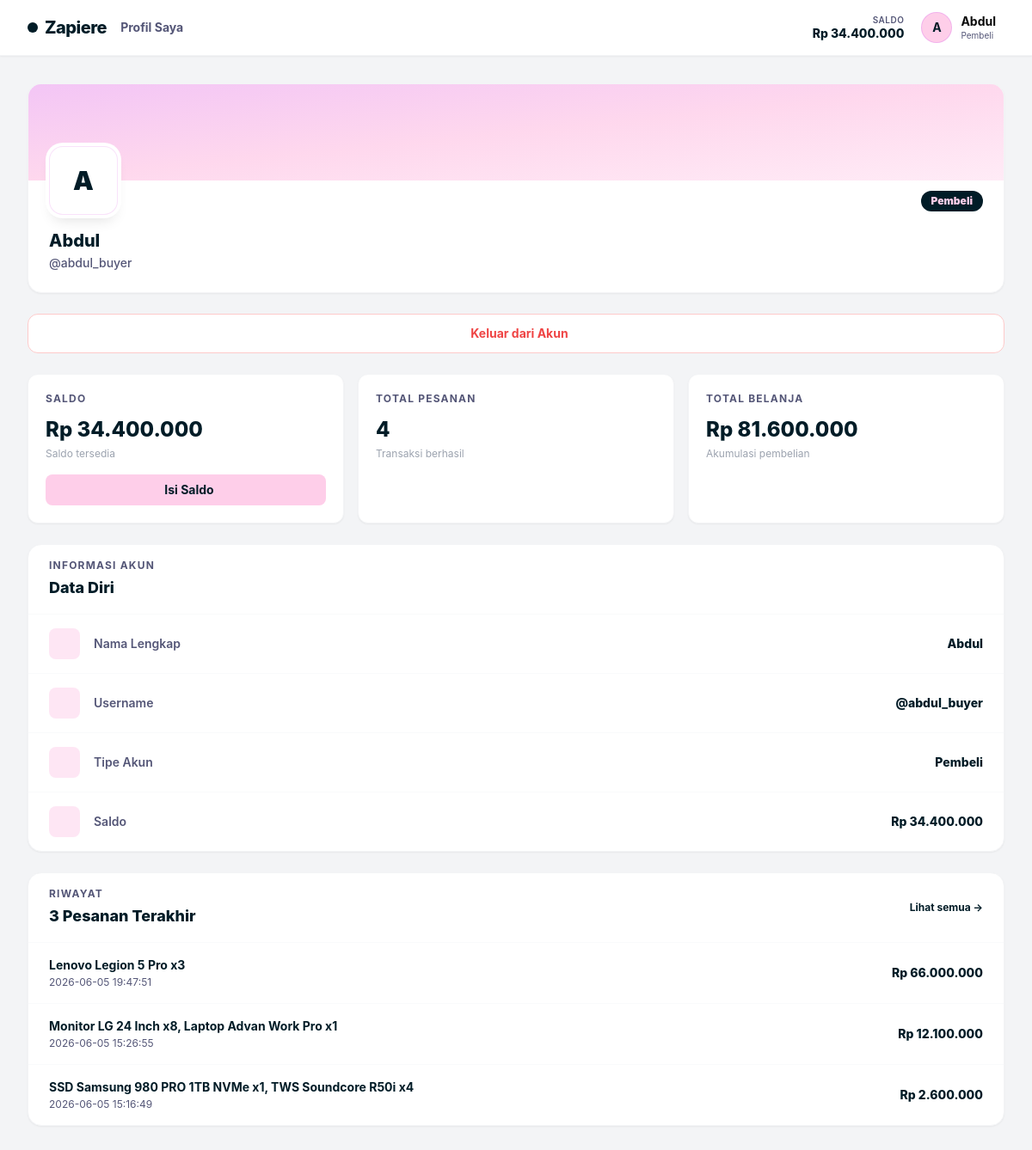
/views/pembeli/profil.php (signed in), run on an earlier commit of the app's database.
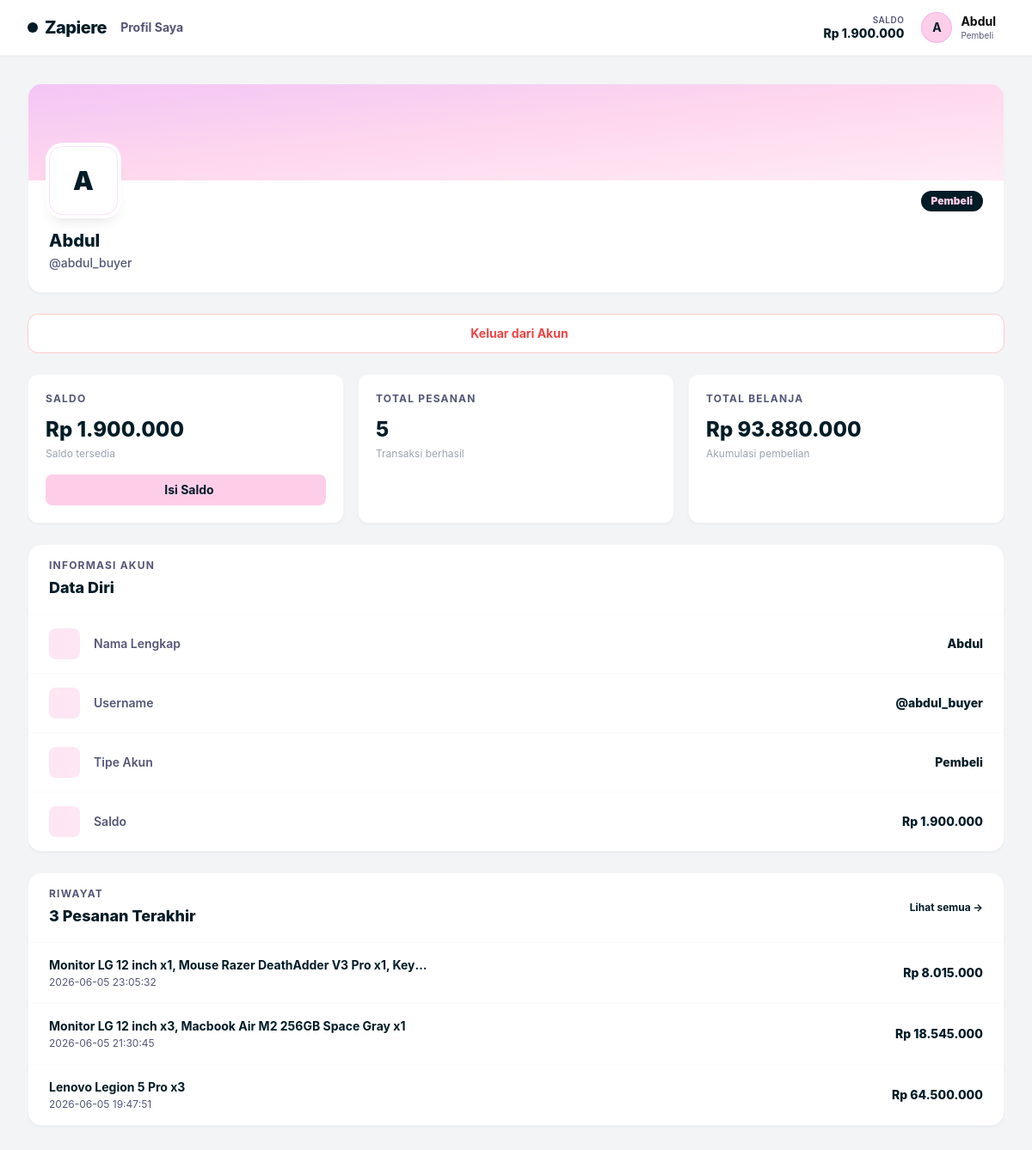
And on a later commit of the database.
### tables this page shows
CREATE TABLE `users` (
  `id_user` int NOT NULL,
  `username` varchar(100) NOT NULL,
  `nama` varchar(100) NOT NULL,
  `password` varchar(100) NOT NULL,
  `role` enum('penjual','pembeli','admin') NOT NULL,
  `saldo` int DEFAULT '0',
  `nama_toko` varchar(100) NOT NULL
);

### views/components/session_guard.php (called while the page is built, shortened)
<?php
require_once __DIR__ . '/../../config/config.php';
require_once __DIR__ . '/../../models/UserModel.php';
function require_role(string $role): array
{
    $user = $_SESSION['zapiere_user'];
    return $user;
}

### config/config.php (called while the page is built, shortened)
<?php
$host = "localhost";
$username = "root";
$password = "";
$database = "zapiere";
$conn = null;
if (function_exists('mysqli_connect')) {
    $conn = @mysqli_connect($host, $username, $password, $database);
    if ($conn) {
        mysqli_set_charset($conn, "utf8mb4");
    }
}
function e($value)
{
    return htmlspecialchars((string) $value, ENT_QUOTES, 'UTF-8');
}
function db_available()
{
    global $conn;
    return $conn instanceof mysqli;
}
function db_all($sql)
{
    global $conn;
    $result = mysqli_query($conn, $sql);
    $data = mysqli_fetch_all($result, MYSQLI_ASSOC);
    return $data;
}
function db_one($sql)
{
    $rows = db_all($sql);
    return $rows ? $rows[0] : null;
}
function db_value($sql, $default = 0)
{
    $row = db_one($sql);
    $values = array_values($row);
    return $values[0] ?? $default;
}

### models/OrderModel.php (called while the page is built, shortened)
<?php
require_once __DIR__ . '/../config/config.php';
function orders_with_total(?int $buyerId = null): array
{
    $where = $buyerId !== null ? "WHERE id_user = {$buyerId}" : '';
    return db_all("
        SELECT *
        FROM v_pesanan_lengkap
        {$where}
        ORDER BY tanggal DESC
    ");
}

### models/UserModel.php (called while the page is built, shortened)
<?php
require_once __DIR__ . '/../config/config.php';
function get_buyer_total_spent(int $buyerId): int
{
    return (int) db_value("SELECT f_total_belanja({$buyerId})");
}

### views/pembeli/profil.php (the view, shortened to what the changed rows need)
<?php
require_once __DIR__ . '/../../config/config.php';
require_once __DIR__ . '/../components/layout_pembeli.php';
require_once __DIR__ . '/../../models/UserModel.php';
require_once __DIR__ . '/../../models/OrderModel.php';
$user = require_role('pembeli');
$userId = (int) $user['id_user'];
$fullUser = db_one("SELECT * FROM users WHERE id_user = {$userId}");
$user = $fullUser ?: $user;
$totalBelanja = get_buyer_total_spent($userId);
$orders       = orders_with_total($userId);
$totalPesanan = count($orders);
zapiere_pembeli_page_start('Profil Saya', 'profil');
?>
<div class="grid gap-6 xl:grid-cols-[320px_1fr]">
    <div class="flex flex-col gap-6">
        <div class="relative overflow-hidden rounded-2xl border border-gray-100 bg-white shadow-sm">
            <div class="px-6 pb-6">
                <div class="-mt-10 mb-4 flex items-end justify-between">
                    <div class="flex h-20 w-20 items-center justify-center rounded-2xl bg-white text-3xl font-black text-[#011C27] ring-4 ring-white shadow-lg border border-[#EB9FEF]/30">
                        <?= e(strtoupper(substr($user['nama'] ?? 'Z', 0, 1))) ?>
                    </div>
                    <span class="mb-1 rounded-full bg-[#011C27] px-3 py-1 text-xs font-black text-[#FECEE9] capitalize">
                        <?= e($user['role'] ?? 'pembeli') ?>
                    </span>
                </div>
                <h2 class="text-xl font-extrabold text-[#011C27]"><?= e($user['nama'] ?? '-') ?></h2>
                <p class="mt-0.5 text-sm text-[#545677] font-medium">@<?= e($user['username'] ?? '-') ?></p>
            </div>
        </div>
    </div>
    <div class="flex flex-col gap-6 min-w-0">
        <div class="grid gap-4 sm:grid-cols-3">
            <div class="rounded-xl border border-gray-100 bg-white p-5 shadow-sm flex flex-col justify-between">
                <div>
                    <p class="text-xs font-bold uppercase tracking-widest text-[#545677]">Saldo</p>
                    <p class="mt-3 text-2xl font-extrabold text-[#011C27]">Rp <?= number_format((int)($user['saldo'] ?? 0), 0, ',', '.') ?></p>
                    <p class="mt-1 text-xs text-gray-400">Saldo tersedia</p>
                </div>
            </div>
            <div class="rounded-xl border border-gray-100 bg-white p-5 shadow-sm">
                <p class="text-xs font-bold uppercase tracking-widest text-[#545677]">Total Pesanan</p>
                <p class="mt-3 text-2xl font-extrabold text-[#011C27]"><?= $totalPesanan ?></p>
                <p class="mt-1 text-xs text-gray-400">Transaksi berhasil</p>
            </div>
            <div class="rounded-xl border border-gray-100 bg-white p-5 shadow-sm">
                <p class="text-xs font-bold uppercase tracking-widest text-[#545677]">Total Belanja</p>
                <p class="mt-3 text-2xl font-extrabold text-[#011C27]">Rp <?= number_format($totalBelanja, 0, ',', '.') ?></p>
                <p class="mt-1 text-xs text-gray-400">Akumulasi pembelian</p>
            </div>
        </div>
        <div class="rounded-2xl border border-gray-100 bg-white shadow-sm overflow-hidden">
            <div class="divide-y divide-gray-50">
                <?php
                $rows = [
                    ['ph ph-pencil-line',         'Nama Lengkap', $user['nama'] ?? '-'],
                    ['ph ph-at',                  'Username',     '@' . ($user['username'] ?? '-')],
                    ['ph ph-shield-check',         'Tipe Akun',    ucfirst($user['role'] ?? '-')],
                    ['ph-fill ph-wallet',          'Saldo',        'Rp ' . number_format((int)($user['saldo'] ?? 0), 0, ',', '.')],
                ];
                foreach ($rows as [$icon, $label, $value]):
                ?>
                <div class="flex items-center gap-4 px-6 py-4">
                    <div class="flex h-9 w-9 flex-shrink-0 items-center justify-center rounded-lg bg-[#FECEE9]/50 text-[#011C27]">
                    </div>
                    <div class="flex flex-1 items-center justify-between gap-4 min-w-0">
                        <span class="text-sm font-semibold text-[#545677] flex-shrink-0"><?= e($label) ?></span>
                        <span class="text-sm font-extrabold text-[#011C27] text-right truncate"><?= e($value) ?></span>
                    </div>
                </div>
                <?php endforeach; ?>
            </div>
        </div>
        <?php if (!empty($orders)): ?>
        <div class="rounded-2xl border border-gray-100 bg-white shadow-sm overflow-hidden">
            <div class="divide-y divide-gray-50">
                <?php foreach (array_slice($orders, 0, 3) as $order): ?>
                <div class="flex items-center justify-between gap-4 px-6 py-4">
                    <div class="flex-1 min-w-0">
                        <p class="truncate text-sm font-bold text-[#011C27] max-w-[200px] sm:max-w-xs md:max-w-sm lg:max-w-md xl:max-w-lg" title="<?= e($order['produk'] ?? 'Pesanan #' . $order['id_pesanan']) ?>"><?= e($order['produk'] ?? 'Pesanan #' . $order['id_pesanan']) ?></p>
                        <p class="mt-0.5 text-xs text-[#545677]"><?= e($order['tanggal'] ?? '-') ?></p>
                    </div>
                    <p class="flex-shrink-0 text-sm font-extrabold text-[#011C27]">
                        <?= e($order['total_bayar_rp'] ?? ('Rp ' . number_format((int)($order['total_bayar'] ?? 0), 0, ',', '.'))) ?>
                    </p>
                </div>
                <?php endforeach; ?>
            </div>
        </div>
        <?php endif; ?>
    </div>
</div>
<?php zapiere_pembeli_page_end(); ?>

### views/components/layout_pembeli.php (shortened to what the changed rows need)
<?php
require_once __DIR__ . '/../../config/config.php';
require_once __DIR__ . '/session_guard.php';
function zapiere_pembeli_page_start(string $title, string $active): void
{
    $user = require_role('pembeli');
    $userId = (int) $user['id_user'];
    $dbUser = db_one("SELECT saldo FROM users WHERE id_user = {$userId}");
    if ($dbUser) {
        $user['saldo'] = $dbUser['saldo'];
    }
    ?>
    <!DOCTYPE html>
    <html lang="id">
    <head>
        <script src="https://cdn.tailwindcss.com"></script>
    </head>
    <body class="bg-gray-100 text-[#0a0a0a] font-sans antialiased min-h-screen flex flex-col relative overflow-x-hidden">
    <nav class="bg-white shadow-sm sticky top-0 z-40 border-b border-gray-100">
        <div class="max-w-7xl mx-auto px-4 sm:px-6 lg:px-8">
            <div class="flex justify-between h-16 items-center gap-4">
                <div class="flex items-center gap-5 flex-shrink-0">
                    <div class="hidden sm:flex flex-col items-end">
                        <span class="text-[10px] text-[#545677] font-semibold uppercase tracking-wider leading-none mb-1">Saldo</span>
                        <span class="text-sm font-extrabold text-[#011C27] leading-none">
                            Rp <?= number_format((int)($user['saldo'] ?? 0), 0, ',', '.') ?>
                        </span>
                    </div>
                    <div class="relative group">
                        <button class="flex items-center gap-2.5 focus:outline-none py-1">
                            <div class="h-9 w-9 rounded-full bg-[#FECEE9] text-[#011C27] flex items-center justify-center font-bold border border-[#EB9FEF]/60 group-hover:bg-[#EB9FEF] transition-colors text-sm select-none">
                                <?= e(strtoupper(substr($user['nama'] ?? 'Z', 0, 1))) ?>
                            </div>
                            <div class="hidden lg:flex flex-col items-start">
                                <span class="font-bold text-sm text-[#0a0a0a] leading-none mb-1"><?= e($user['nama'] ?? 'User') ?></span>
                                <span class="text-[10px] text-[#545677] leading-none capitalize"><?= e($user['role'] ?? 'pembeli') ?></span>
                            </div>
                        </button>
                    </div>
                </div>
            </div>
        </div>
    </nav>
    <main class="flex-grow max-w-7xl mx-auto px-4 sm:px-6 lg:px-8 py-8 w-full">
    <?php
}
function zapiere_pembeli_page_end(): void
{
    ?>
    </main>
    </body>
    </html>
    <?php
}

What changed in the data, as far as the page shows it:
changed users "Abdul": saldo "34.400.000" → "1.900.000"
Also different on the page:
$totalPesanan: "4" → "5"
$totalBelanja: "81.600.000" → "93.880.000"
new list line: "Saldo Rp 1.900.000"
new list line: "Monitor LG 12 inch x1, Mouse Razer DeathAdder V3 Pro x1, Key… 2026-06-05 23:05:32 Rp 8.015.000"
new list line: "Monitor LG 12 inch x3, Macbook Air M2 256GB Space Gray x1 2026-06-05 21:30:45 Rp 18.545.000"
new list line: "Lenovo Legion 5 Pro x3 2026-06-05 19:47:51 Rp 64.500.000"
list line gone: "Saldo Rp 34.400.000"
list line gone: "Lenovo Legion 5 Pro x3 2026-06-05 19:47:51 Rp 66.000.000"
list line gone: "Monitor LG 24 Inch x8, Laptop Advan Work Pro x1 2026-06-05 15:26:55 Rp 12.100.000"
list line gone: "SSD Samsung 980 PRO 1TB NVMe x1, TWS Soundcore R50i x4 2026-06-05 15:16:49 Rp 2.600.000"
